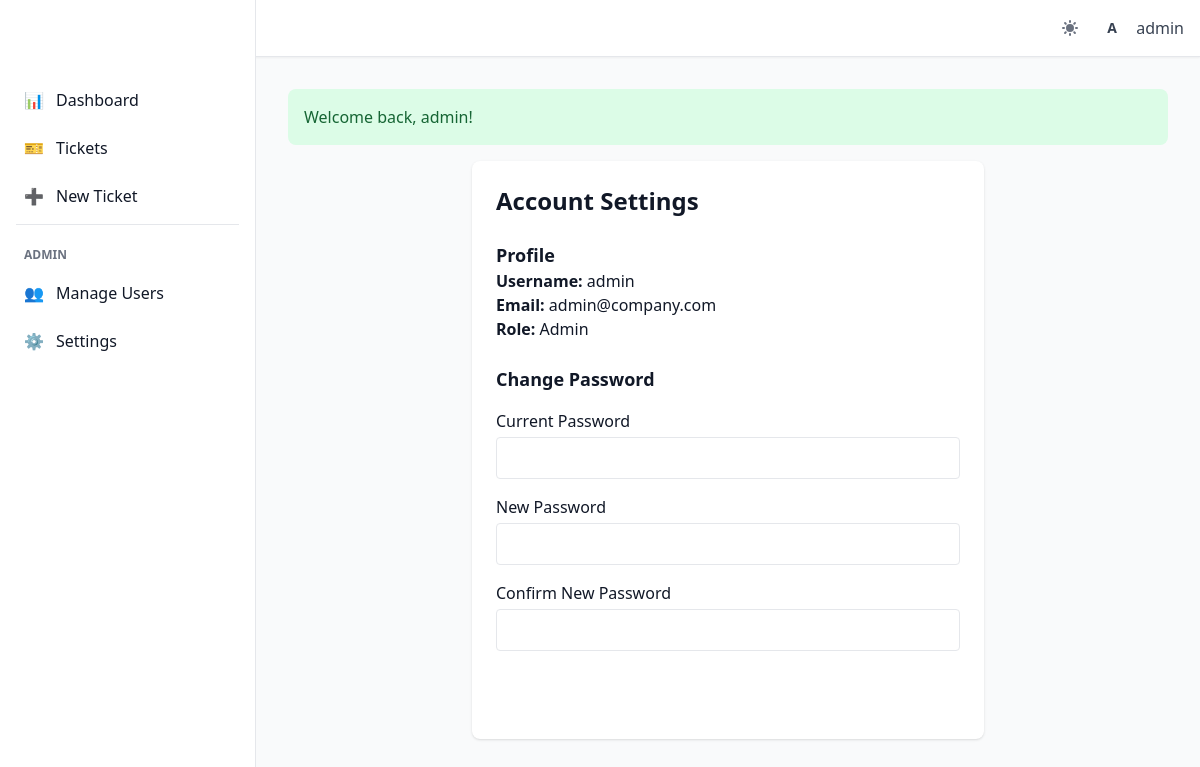
The page /settings.php (signed in) on the database its author committed.
### tables this page shows
CREATE TABLE users (
    id INT AUTO_INCREMENT PRIMARY KEY,
    username VARCHAR(50) NOT NULL UNIQUE,
    email VARCHAR(100) NOT NULL UNIQUE,
    password VARCHAR(255) NOT NULL,           
    role ENUM('user','admin') NOT NULL DEFAULT 'user',
    created_at TIMESTAMP DEFAULT CURRENT_TIMESTAMP
);

### includes/auth.php (called while the page is built, shortened)
<?php
function isLoggedIn() {
    return isset($_SESSION['user_id']);
}
function currentUser() {
    global $pdo;
    $stmt = $pdo->prepare("SELECT * FROM users WHERE id = ?");
    $stmt->execute([$_SESSION['user_id']]);
    return $stmt->fetch();
}
function isAdmin() {
    $user = currentUser();
    return $user && $user['role'] === 'admin';
}
?>

### includes/functions.php (called while the page is built, shortened)
<?php
function h($string) {
    return htmlspecialchars($string, ENT_QUOTES, 'UTF-8');
}
?>

### settings.php (the view, shortened to what this page needs)
<?php
require_once 'includes/config.php';
require_once 'includes/auth.php';
require_once 'includes/functions.php';
require_once 'includes/header.php';
?>
<div class="max-w-lg mx-auto bg-white dark:bg-gray-800 p-6 rounded-lg shadow">
    <h1 class="text-2xl font-bold mb-6">Account Settings</h1>
    <div class="mb-6">
        <h2 class="text-lg font-semibold">Profile</h2>
        <p><strong>Username:</strong> <?php echo h($user['username']); ?></p>
        <p><strong>Email:</strong> <?php echo h($user['email']); ?></p>
        <p><strong>Role:</strong> <?php echo ucfirst($user['role']); ?></p>
    </div>
    <div>
        <h2 class="text-lg font-semibold mb-4">Change Password</h2>
        <form method="POST">
            <div class="mb-4">
                <label class="block mb-1">Current Password</label>
                <input type="password" name="current_password" class="w-full px-3 py-2 border rounded dark:bg-gray-700 dark:border-gray-600" required>
            </div>
            <div class="mb-4">
                <label class="block mb-1">New Password</label>
                <input type="password" name="new_password" class="w-full px-3 py-2 border rounded dark:bg-gray-700 dark:border-gray-600" required>
            </div>
            <div class="mb-6">
                <label class="block mb-1">Confirm New Password</label>
                <input type="password" name="confirm_password" class="w-full px-3 py-2 border rounded dark:bg-gray-700 dark:border-gray-600" required>
            </div>
            <button type="submit" name="change_password" class="bg-primary-600 hover:bg-primary-700 text-white px-4 py-2 rounded">Update Password</button>
        </form>
    </div>
</div>
<?php require_once 'includes/footer.php'; ?>

### includes/navbar.php (shortened to what this page needs)
<nav class="bg-white dark:bg-gray-800 border-b border-gray-200 dark:border-gray-700 shadow-sm">
    <div class="px-4 py-3 flex justify-between items-center">
        <div class="flex items-center space-x-4">
            <span class="text-xl font-bold text-primary-700 dark:text-primary-400">IT Helpdesk</span>
        </div>
        <div class="flex items-center space-x-4">
            <button id="darkModeToggle" class="text-gray-500 dark:text-gray-400 hover:text-gray-700 focus:outline-none">
            </button>
            <?php if (isLoggedIn()): ?>
                <div class="relative group">
                    <button class="flex items-center space-x-2 text-gray-700 dark:text-gray-300 hover:text-primary-600">
                        <div class="w-8 h-8 bg-primary-100 dark:bg-primary-800 rounded-full flex items-center justify-center">
                            <span class="text-sm font-semibold text-primary-700 dark:text-primary-200">
                                <?php echo strtoupper(substr(currentUser()['username'], 0, 1)); ?>
                            </span>
                        </div>
                        <span class="hidden sm:block"><?php echo h(currentUser()['username']); ?></span>
                    </button>
                </div>
            <?php else: ?>
                <a href="login.php" class="text-primary-600 hover:underline">Login</a>
            <?php endif; ?>
        </div>
    </div>
</nav>

### rows shown on the page
users: username "A", username "admin", email "admin@company.com", role "Admin"

### other values the page prints
$flash['message'] "Welcome back, admin!"
